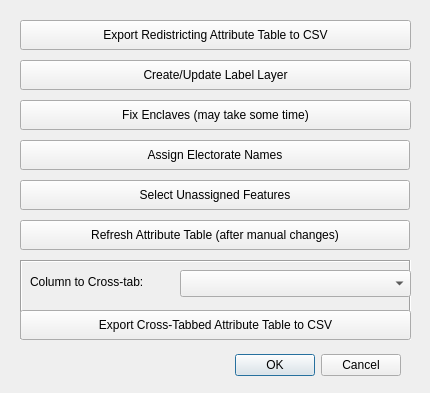
<?xml version="1.0" encoding="UTF-8"?>
<ui version="4.0">
 <class>ArrowsmithRedistrictDlgToolbox</class>
 <widget class="QDialog" name="ArrowsmithRedistrictDlgToolbox">
  <property name="geometry">
   <rect>
    <x>0</x>
    <y>0</y>
    <width>430</width>
    <height>393</height>
   </rect>
  </property>
  <property name="windowTitle">
   <string>QGIS Redistricting Toolbox</string>
  </property>
  <widget class="QDialogButtonBox" name="boxButton">
   <property name="geometry">
    <rect>
     <x>60</x>
     <y>350</y>
     <width>341</width>
     <height>30</height>
    </rect>
   </property>
   <property name="orientation">
    <enum>Qt::Horizontal</enum>
   </property>
   <property name="standardButtons">
    <set>QDialogButtonBox::Cancel|QDialogButtonBox::Ok</set>
   </property>
  </widget>
  <widget class="QPushButton" name="btnExportToCsv">
   <property name="geometry">
    <rect>
     <x>20</x>
     <y>20</y>
     <width>391</width>
     <height>30</height>
    </rect>
   </property>
   <property name="text">
    <string>Export Redistricting Attribute Table to CSV</string>
   </property>
  </widget>
  <widget class="QPushButton" name="btnEnclaves">
   <property name="geometry">
    <rect>
     <x>20</x>
     <y>100</y>
     <width>391</width>
     <height>30</height>
    </rect>
   </property>
   <property name="text">
    <string>Fix Enclaves (may take some time)</string>
   </property>
  </widget>
  <widget class="QPushButton" name="btnRename">
   <property name="geometry">
    <rect>
     <x>20</x>
     <y>140</y>
     <width>390</width>
     <height>30</height>
    </rect>
   </property>
   <property name="text">
    <string>Assign Electorate Names</string>
   </property>
  </widget>
  <widget class="QPushButton" name="btnSelectUnassigned">
   <property name="geometry">
    <rect>
     <x>20</x>
     <y>180</y>
     <width>390</width>
     <height>30</height>
    </rect>
   </property>
   <property name="text">
    <string>Select Unassigned Features</string>
   </property>
  </widget>
  <widget class="QPushButton" name="btnRefreshAttributeTable">
   <property name="geometry">
    <rect>
     <x>20</x>
     <y>220</y>
     <width>390</width>
     <height>30</height>
    </rect>
   </property>
   <property name="text">
    <string>Refresh Attribute Table (after manual changes)</string>
   </property>
  </widget>
  <widget class="QFrame" name="frame">
   <property name="geometry">
    <rect>
     <x>20</x>
     <y>260</y>
     <width>391</width>
     <height>80</height>
    </rect>
   </property>
   <property name="frameShape">
    <enum>QFrame::Box</enum>
   </property>
   <property name="frameShadow">
    <enum>QFrame::Sunken</enum>
   </property>
   <widget class="QPushButton" name="btnExportCrosstabToCsv">
    <property name="geometry">
     <rect>
      <x>0</x>
      <y>50</y>
      <width>391</width>
      <height>30</height>
     </rect>
    </property>
    <property name="text">
     <string>Export Cross-Tabbed Attribute Table to CSV</string>
    </property>
   </widget>
   <widget class="QComboBox" name="cmbCrossTab">
    <property name="geometry">
     <rect>
      <x>160</x>
      <y>10</y>
      <width>231</width>
      <height>27</height>
     </rect>
    </property>
   </widget>
   <widget class="QLabel" name="label">
    <property name="geometry">
     <rect>
      <x>10</x>
      <y>6</y>
      <width>151</width>
      <height>31</height>
     </rect>
    </property>
    <property name="text">
     <string>Column to Cross-tab:</string>
    </property>
   </widget>
  </widget>
  <widget class="QPushButton" name="btnLabelLayer">
   <property name="geometry">
    <rect>
     <x>20</x>
     <y>60</y>
     <width>391</width>
     <height>30</height>
    </rect>
   </property>
   <property name="text">
    <string>Create/Update Label Layer</string>
   </property>
  </widget>
 </widget>
 <resources/>
 <connections>
  <connection>
   <sender>boxButton</sender>
   <signal>accepted()</signal>
   <receiver>ArrowsmithRedistrictDlgToolbox</receiver>
   <slot>accept()</slot>
   <hints>
    <hint type="sourcelabel">
     <x>248</x>
     <y>254</y>
    </hint>
    <hint type="destinationlabel">
     <x>157</x>
     <y>274</y>
    </hint>
   </hints>
  </connection>
  <connection>
   <sender>boxButton</sender>
   <signal>rejected()</signal>
   <receiver>ArrowsmithRedistrictDlgToolbox</receiver>
   <slot>reject()</slot>
   <hints>
    <hint type="sourcelabel">
     <x>316</x>
     <y>260</y>
    </hint>
    <hint type="destinationlabel">
     <x>286</x>
     <y>274</y>
    </hint>
   </hints>
  </connection>
 </connections>
</ui>
